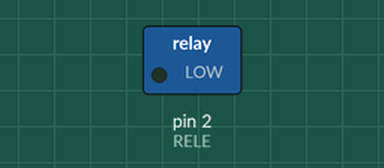
Simulated run of this sketch. Board: Arduino Uno, built with avr-gcc and run on an emulated ATmega328P. Parts: switched loads named in the sketch (green lamp = pin HIGH). Dashed ring = blinking.

Above: at 0.2 s.
Timing chart, 0 to 3.0 s (numbered marks = the images above):
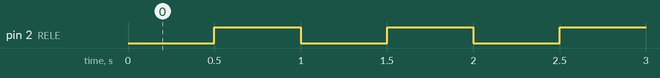

The sketch:

relevador.ino
```cpp
//ejercicio del relevador
int RELE = 2;
void setup() {
    pinMode(RELE,OUTPUT);
}

void loop() {
  digitalWrite(RELE, LOW);
  delay(500);
  digitalWrite(RELE, HIGH);
  delay(500);
}
```

Measured:
- by itself, pin 2 (RELE): alternates HIGH for 0.50 s and LOW for 0.50 s
